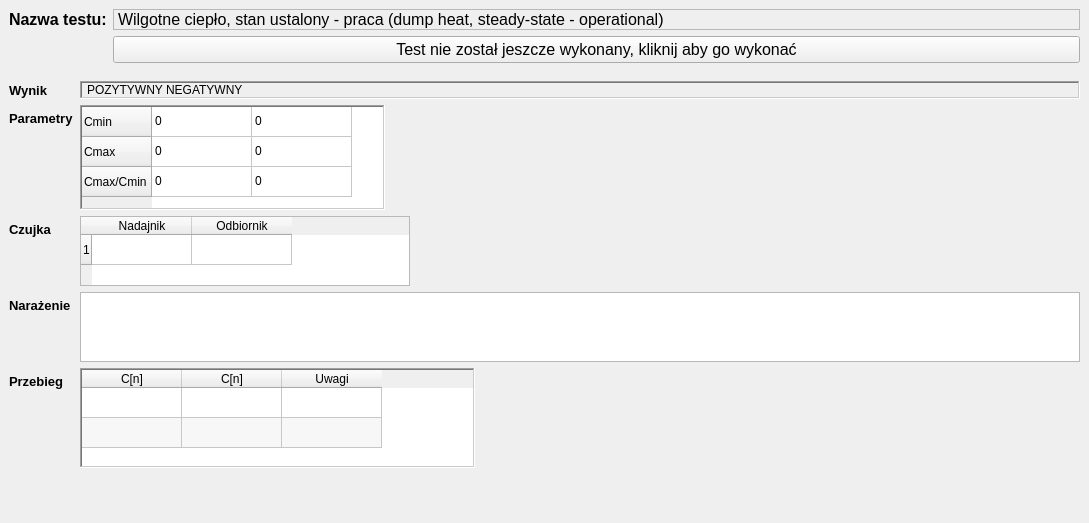
        <widget class="QWidget" name="pWilgotneCieploUstalone">
         <property name="styleSheet">
          <string notr="true"/>
         </property>
         <layout class="QVBoxLayout" name="verticalLayoutpWilgotneCieploUstalone">
          <property name="spacing">
           <number>0</number>
          </property>
          <property name="leftMargin">
           <number>0</number>
          </property>
          <property name="topMargin">
           <number>0</number>
          </property>
          <property name="rightMargin">
           <number>0</number>
          </property>
          <property name="bottomMargin">
           <number>0</number>
          </property>
          <item>
           <widget class="QWidget" name="wilgotneCieploUstaloneWidget" native="true">
            <property name="sizePolicy">
             <sizepolicy hsizetype="Preferred" vsizetype="Minimum">
              <horstretch>0</horstretch>
              <verstretch>0</verstretch>
             </sizepolicy>
            </property>
            <property name="minimumSize">
             <size>
              <width>0</width>
              <height>70</height>
             </size>
            </property>
            <property name="maximumSize">
             <size>
              <width>16777215</width>
              <height>80</height>
             </size>
            </property>
            <property name="font">
             <font>
              <family>Arial</family>
              <pointsize>12</pointsize>
             </font>
            </property>
            <layout class="QFormLayout" name="formLayoutwilgotneCieploUstaloneWidget">
             <property name="labelAlignment">
              <set>Qt::AlignLeading|Qt::AlignLeft|Qt::AlignTop</set>
             </property>
             <item row="0" column="0">
              <widget class="QLabel" name="eWilgotneCieploUstalonenazwaTestu">
               <property name="font">
                <font>
                 <family>Arial</family>
                 <pointsize>12</pointsize>
                 <bold>true</bold>
                </font>
               </property>
               <property name="text">
                <string>Nazwa testu:</string>
               </property>
              </widget>
             </item>
             <item row="0" column="1">
              <widget class="QLabel" name="wilgotneCieploUstalonenazwaTestu">
               <property name="maximumSize">
                <size>
                 <width>16777215</width>
                 <height>35</height>
                </size>
               </property>
               <property name="frameShape">
                <enum>QFrame::StyledPanel</enum>
               </property>
               <property name="text">
                <string>Wilgotne ciepło, stan ustalony - praca (dump heat, steady-state - operational)</string>
               </property>
              </widget>
             </item>
             <item row="1" column="1">
              <widget class="QPushButton" name="pbWilgotneCieploUstalone">
               <property name="text">
                <string>Test nie został jeszcze wykonany, kliknij aby go wykonać</string>
               </property>
              </widget>
             </item>
            </layout>
           </widget>
          </item>
          <item>
           <widget class="QWidget" name="wilgotneCieploUstaloneWyniki" native="true">
            <layout class="QFormLayout" name="formLayoutwilgotneCieploUstaloneWyniki">
             <item row="0" column="0">
              <widget class="QLabel" name="etWilgotneCieploUstaloneResult">
               <property name="font">
                <font>
                 <family>Arial</family>
                 <pointsize>10</pointsize>
                 <bold>true</bold>
                </font>
               </property>
               <property name="text">
                <string>Wynik</string>
               </property>
              </widget>
             </item>
             <item row="0" column="1">
              <widget class="QLabel" name="wilgotneCieploUstaloneResult">
               <property name="frameShape">
                <enum>QFrame::WinPanel</enum>
               </property>
               <property name="frameShadow">
                <enum>QFrame::Sunken</enum>
               </property>
               <property name="text">
                <string>POZYTYWNY NEGATYWNY</string>
               </property>
               <property name="margin">
                <number>2</number>
               </property>
               <property name="indent">
                <number>5</number>
               </property>
              </widget>
             </item>
             <item row="1" column="0">
              <widget class="QLabel" name="etwilgotneCieploUstaloneParametry">
               <property name="font">
                <font>
                 <family>Arial</family>
                 <pointsize>10</pointsize>
                 <bold>true</bold>
                </font>
               </property>
               <property name="text">
                <string>Parametry</string>
               </property>
              </widget>
             </item>
             <item row="1" column="1">
              <widget class="QTableWidget" name="wilgotneCieploUstaloneTableParams">
               <property name="sizePolicy">
                <sizepolicy hsizetype="Minimum" vsizetype="Minimum">
                 <horstretch>0</horstretch>
                 <verstretch>0</verstretch>
                </sizepolicy>
               </property>
               <property name="maximumSize">
                <size>
                 <width>305</width>
                 <height>105</height>
                </size>
               </property>
               <property name="frameShape">
                <enum>QFrame::WinPanel</enum>
               </property>
               <property name="verticalScrollBarPolicy">
                <enum>Qt::ScrollBarAsNeeded</enum>
               </property>
               <property name="horizontalScrollBarPolicy">
                <enum>Qt::ScrollBarAsNeeded</enum>
               </property>
               <property name="autoScroll">
                <bool>false</bool>
               </property>
               <property name="editTriggers">
                <set>QAbstractItemView::NoEditTriggers</set>
               </property>
               <property name="tabKeyNavigation">
                <bool>false</bool>
               </property>
               <property name="showDropIndicator" stdset="0">
                <bool>false</bool>
               </property>
               <property name="dragDropOverwriteMode">
                <bool>false</bool>
               </property>
               <attribute name="horizontalHeaderVisible">
                <bool>false</bool>
               </attribute>
               <row>
                <property name="text">
                 <string>Cmin</string>
                </property>
               </row>
               <row>
                <property name="text">
                 <string>Cmax</string>
                </property>
               </row>
               <row>
                <property name="text">
                 <string>Cmax/Cmin</string>
                </property>
               </row>
               <column>
                <property name="text">
                 <string>Nazwa</string>
                </property>
               </column>
               <column>
                <property name="text">
                 <string>Wartość</string>
                </property>
               </column>
               <item row="0" column="0">
                <property name="text">
                 <string>0</string>
                </property>
               </item>
               <item row="0" column="1">
                <property name="text">
                 <string>0</string>
                </property>
               </item>
               <item row="1" column="0">
                <property name="text">
                 <string>0</string>
                </property>
               </item>
               <item row="1" column="1">
                <property name="text">
                 <string>0</string>
                </property>
               </item>
               <item row="2" column="0">
                <property name="text">
                 <string>0</string>
                </property>
               </item>
               <item row="2" column="1">
                <property name="text">
                 <string>0</string>
                </property>
               </item>
              </widget>
             </item>
             <item row="4" column="0">
              <widget class="QLabel" name="etWilgotneCieploUstalonePrzebieg">
               <property name="font">
                <font>
                 <family>Arial</family>
                 <pointsize>10</pointsize>
                 <bold>true</bold>
                </font>
               </property>
               <property name="text">
                <string>Przebieg</string>
               </property>
              </widget>
             </item>
             <item row="6" column="1">
              <spacer name="verticalSpacerWilgotneCieploUstalone">
               <property name="orientation">
                <enum>Qt::Vertical</enum>
               </property>
               <property name="sizeHint" stdset="0">
                <size>
                 <width>20</width>
                 <height>40</height>
                </size>
               </property>
              </spacer>
             </item>
             <item row="2" column="0">
              <widget class="QLabel" name="etWilgotneCieploUstaloneCzujka">
               <property name="font">
                <font>
                 <family>Arial</family>
                 <pointsize>10</pointsize>
                 <bold>true</bold>
                </font>
               </property>
               <property name="text">
                <string>Czujka</string>
               </property>
              </widget>
             </item>
             <item row="2" column="1">
              <widget class="QTableWidget" name="wilgotneCieploUstalonetableCzujka">
               <property name="minimumSize">
                <size>
                 <width>309</width>
                 <height>70</height>
                </size>
               </property>
               <property name="maximumSize">
                <size>
                 <width>330</width>
                 <height>70</height>
                </size>
               </property>
               <row>
                <property name="text">
                 <string>1</string>
                </property>
               </row>
               <column>
                <property name="text">
                 <string>Nadajnik</string>
                </property>
               </column>
               <column>
                <property name="text">
                 <string>Odbiornik</string>
                </property>
               </column>
              </widget>
             </item>
             <item row="4" column="1">
              <widget class="QTableWidget" name="wilgotneCieploUstaloneTablePrzebieg">
               <property name="minimumSize">
                <size>
                 <width>395</width>
                 <height>100</height>
                </size>
               </property>
               <property name="maximumSize">
                <size>
                 <width>395</width>
                 <height>100</height>
                </size>
               </property>
               <property name="frameShape">
                <enum>QFrame::WinPanel</enum>
               </property>
               <property name="sizeAdjustPolicy">
                <enum>QAbstractScrollArea::AdjustToContents</enum>
               </property>
               <property name="autoScroll">
                <bool>false</bool>
               </property>
               <property name="editTriggers">
                <set>QAbstractItemView::NoEditTriggers</set>
               </property>
               <property name="tabKeyNavigation">
                <bool>false</bool>
               </property>
               <property name="showDropIndicator" stdset="0">
                <bool>false</bool>
               </property>
               <property name="dragDropOverwriteMode">
                <bool>false</bool>
               </property>
               <property name="alternatingRowColors">
                <bool>true</bool>
               </property>
               <property name="selectionMode">
                <enum>QAbstractItemView::NoSelection</enum>
               </property>
               <property name="wordWrap">
                <bool>false</bool>
               </property>
               <property name="cornerButtonEnabled">
                <bool>false</bool>
               </property>
               <attribute name="horizontalHeaderCascadingSectionResizes">
                <bool>true</bool>
               </attribute>
               <attribute name="horizontalHeaderMinimumSectionSize">
                <number>30</number>
               </attribute>
               <attribute name="verticalHeaderVisible">
                <bool>false</bool>
               </attribute>
               <attribute name="verticalHeaderCascadingSectionResizes">
                <bool>true</bool>
               </attribute>
               <attribute name="verticalHeaderShowSortIndicator" stdset="0">
                <bool>false</bool>
               </attribute>
               <attribute name="verticalHeaderStretchLastSection">
                <bool>false</bool>
               </attribute>
               <row>
                <property name="text">
                 <string>1</string>
                </property>
               </row>
               <row>
                <property name="text">
                 <string>2</string>
                </property>
               </row>
               <column>
                <property name="text">
                 <string>C[n]</string>
                </property>
               </column>
               <column>
                <property name="text">
                 <string>C[n]</string>
                </property>
               </column>
               <column>
                <property name="text">
                 <string>Uwagi</string>
                </property>
               </column>
              </widget>
             </item>
             <item row="3" column="0">
              <widget class="QLabel" name="etWilgotneCieploUstaloneWynikNarazenia">
               <property name="font">
                <font>
                 <family>Arial</family>
                 <pointsize>10</pointsize>
                 <bold>true</bold>
                </font>
               </property>
               <property name="text">
                <string>Narażenie</string>
               </property>
              </widget>
             </item>
             <item row="3" column="1">
              <widget class="QTableWidget" name="wilgotneCieploUstaloneNarazenie">
               <property name="minimumSize">
                <size>
                 <width>1000</width>
                 <height>70</height>
                </size>
               </property>
               <property name="maximumSize">
                <size>
                 <width>1000</width>
                 <height>70</height>
                </size>
               </property>
               <property name="editTriggers">
                <set>QAbstractItemView::NoEditTriggers</set>
               </property>
              </widget>
             </item>
            </layout>
           </widget>
          </item>
         </layout>
        </widget>
